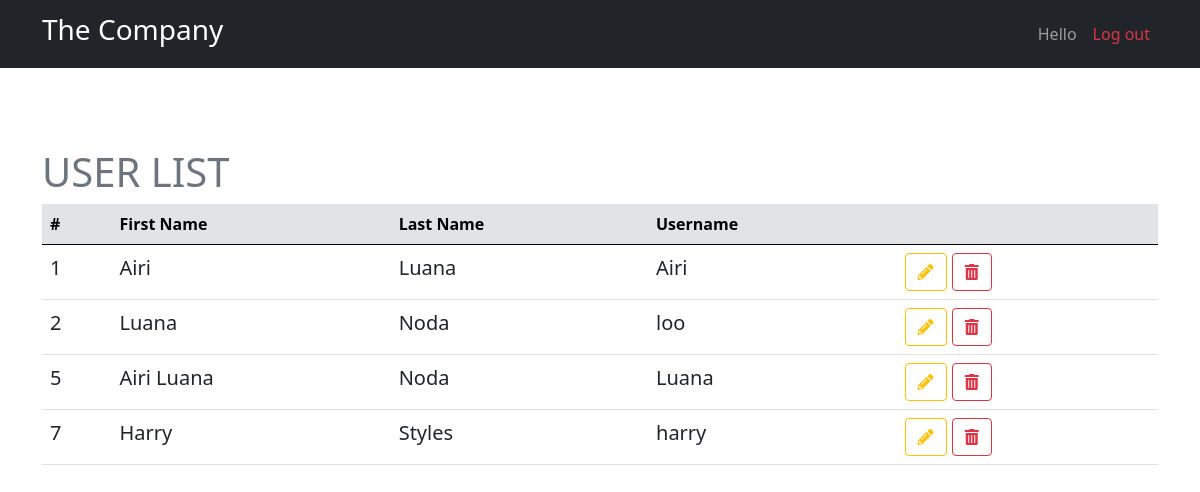
/views/dashboard.php, run on the app's committed database.
### tables this page shows
CREATE TABLE `users` (
  `id` int(11) NOT NULL,
  `first_name` varchar(50) NOT NULL,
  `last_name` varchar(50) NOT NULL,
  `username` varchar(15) NOT NULL,
  `password` varchar(255) NOT NULL,
  `photo` varchar(255) DEFAULT NULL
);

### classes/database.php (called while the page is built, shortened)
<?php
class Database{
    private $server_name = "localhost";
    private $username = "root";
    private $password = "";
    private $db_name = "the_company";
    public function __construct(){
        $this->conn = new mysqli($this->server_name, $this->username, $this->password, $this->db_name);
    }
}
?>

### classes/user.php (called while the page is built, shortened)
<?php
include 'database.php';
class User extends Database{
    public function getExceptOneUser(){
        $user_id = $_SESSION['user_id'];
        $sql = "SELECT id, first_name, last_name, username FROM users WHERE id != '$user_id'";
        if($result = $this->conn->query($sql)){
            return $result;
        }else{
            die("ERROR retrieving all users: ".$this->conn->error);
        }
    }
}
?>

### views/dashboard.php (the view, shortened to what this page needs)
<?php
include "../classes/user.php";
$user = new User;
$user_list_except = $user->getExceptOneUser();
?>
<!DOCTYPE html>
<html lang="en">
<head>
    <link rel="stylesheet" href="https://cdn.jsdelivr.net/npm/bootstrap@5.0.2/dist/css/bootstrap.min.css">
    <link rel="stylesheet" href="https://cdnjs.cloudflare.com/ajax/libs/font-awesome/5.15.4/css/all.min.css" />
</head>
<body>
    <?php include 'main_menu.php'; ?>
    <main class="container" style="padding-top: 80px">
        <h2 class="text-muted display-6">USER LIST</h2>
        <table class="table table-hover">
            <thead class="table-secondary">
                <tr>
                    <th>#</th>
                    <th>First Name</th>
                    <th>Last Name</th>
                    <th>Username</th>
                    <th></th>
                </tr>
            </thead>
            <tbody class="lead">
                <?php
                while($user = $user_list_except->fetch_assoc()){
                ?>
                    <tr>
                        <td><?= $user['id'] ?></td>
                        <td><?= $user['first_name'] ?></td>
                        <td><?= $user['last_name'] ?></td>
                        <td><?= $user['username'] ?></td>
                        <td>
                            <a href="edit_user.php?user_id=<?= $user['id'] ?>" class="btn btn-outline-warning"><i class="fas fa-pencil-alt"></i></a>
                            <a href="delete_user.php?user_id=<?= $user['id'] ?>" class="btn btn-outline-danger"><i class="fas fa-trash-alt"></i></a>
                        </td>
                    </tr>
               <?php
                }
               ?>
            </tbody>
        </table>
    </main>
</body>
</html>

### views/main_menu.php
<nav class="navbar navbar-expand navbar-dark bg-dark">
    <div class="container">
        <a href="dashboard.php" class="navbar-brand">
            <h1 class="h3">The Company</h1>
        </a>
        <div class="ms-auto">
            <ul class="navbar-nav">
                <li class="nav-item"><a href="profile.php" class="nav-link">Hello <?= $_SESSION['username']?></a></li>
                <li class="nav-item"><a href="../actions/logout.php" class="nav-link text-danger">Log out</a></li>
            </ul>
        </div>
    </div>
</nav>

### data on the page
users: id "1", first_name "Airi", last_name "Luana", username "Airi"
users: id "2", first_name "Luana", last_name "Noda", username "loo"
users: id "5", first_name "Airi Luana", last_name "Noda", username "Luana"
users: id "7", first_name "Harry", last_name "Styles", username "harry"
